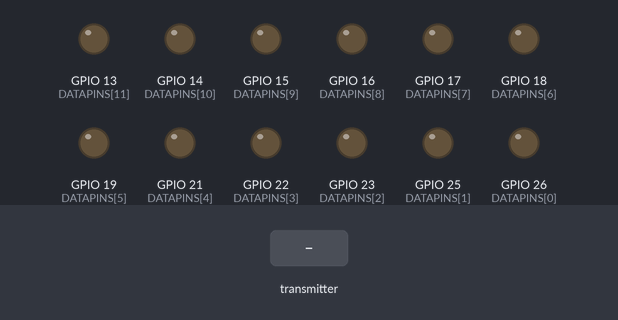
Simulated run of this sketch. Board: ESP32. Parts: output pins drawn as LEDs (lit = HIGH). The inputs (shaded band) are chosen by the test bench. What the sketch prints to the serial monitor is not drawn.

Above: at 1.2 s.
1.3 s: the transmitter starts sending code = 0
At 2.5 s:
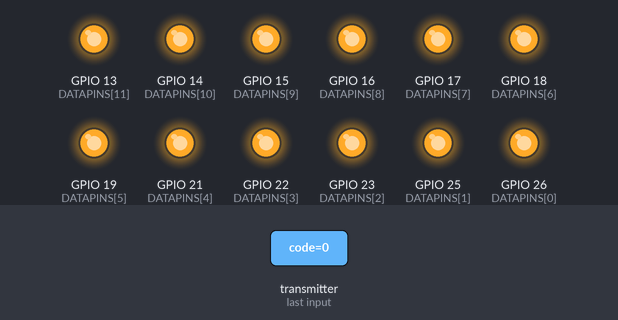
2.8 s: the transmitter starts sending code = 1
At 3.6 s:
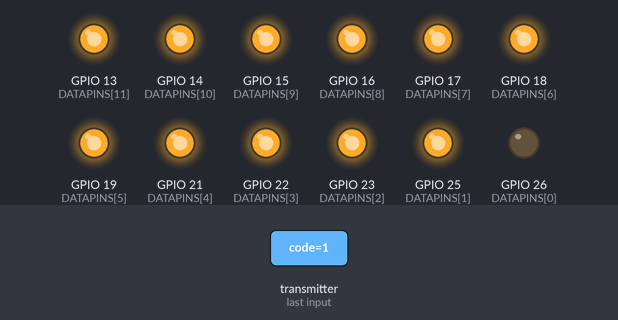
Timing chart, 0 to 5.8 s (numbered marks = the images above; inputs shaded):
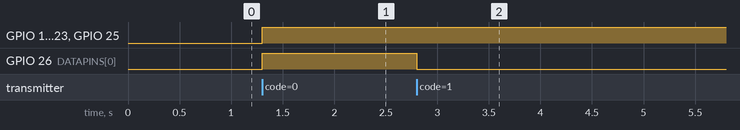

Measured:
- after the input at 1.3 s, GPIO 13 (DATAPINS[11]), GPIO 14 (DATAPINS[10]), GPIO 15 (DATAPINS[9]), GPIO 16 (DATAPINS[8]), GPIO 17 (DATAPINS[7]), GPIO 18 (DATAPINS[6]), GPIO 19 (DATAPINS[5]), GPIO 21 (DATAPINS[4]), GPIO 22 (DATAPINS[3]), GPIO 23 (DATAPINS[2]), GPIO 25 (DATAPINS[1]), GPIO 26 (DATAPINS[0]): LOW → HIGH at once
- after the input at 2.8 s, GPIO 26 (DATAPINS[0]): HIGH → LOW at once

The sketch:

SNES.ino
```cpp
#include <esp_now.h>
#include <WiFi.h>

// Q8 DATA OUT Green
// Clock Purple
// Latch Red

int code=0;

int DATAPINS[12] = {26,25,23,22,21,19,18,17,16,15,14,13};

// callback function that will be executed when data is received
void OnDataRecv(const uint8_t * mac, const uint8_t *incomingData, int len) {

  memcpy(&code, incomingData, sizeof(int));
  //Serial.println(code);
  writeToShiftRegister();

}

void writeToShiftRegister(){

  for(int k=0; k<12; k++){
    int mask =  1 << k;
    int masked_n = code & mask;
    int thebit = masked_n >> k;

    if(thebit==1){

      digitalWrite(DATAPINS[k], LOW);


    }else{

      digitalWrite(DATAPINS[k], HIGH);

    }

  }


}

void setup() {
  // Initialize Serial Monitor
  Serial.begin(115200);
  Serial.println("Setup");

  for(int i=0; i<12; i++){

    pinMode(DATAPINS[i], OUTPUT);

  }

  // Set device as a Wi-Fi Station
  WiFi.mode(WIFI_STA);

  // Init ESP-NOW
  if (esp_now_init() != ESP_OK) {
    Serial.println("Error initializing ESP-NOW");
    return;
  }

  // Once ESPNow is successfully Init, we will register for recv CB to
  // get recv packer info
  esp_now_register_recv_cb(OnDataRecv);
}

void loop() {

}
```
